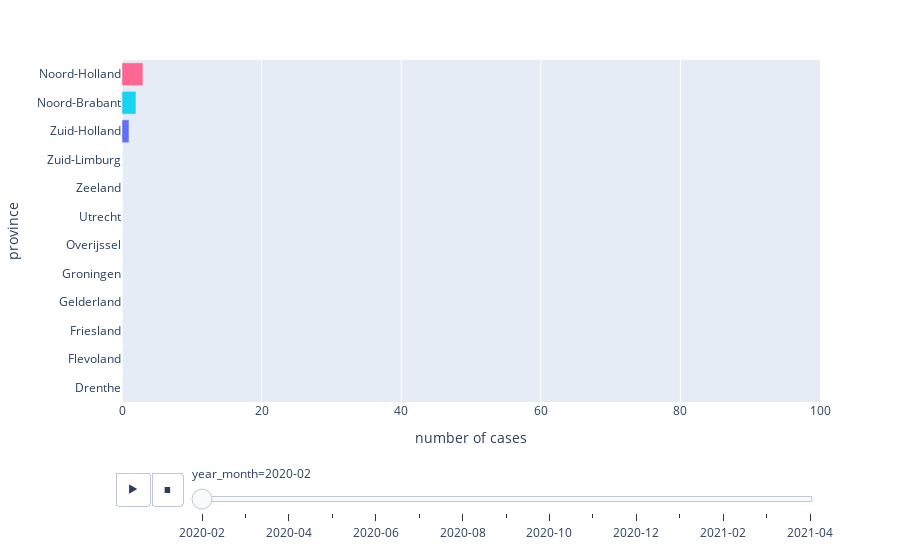

Here is the notebook cell this chart was saved with:
### Markdown cell above
So let's make a bar chart showing the number of cases per province for every month.

### Code cell
# Making a bar chart that can be toggled for the months. Here the monthly dataframe created in the first part comes in handy!
# First a column is added to the df_month that only shows the year and the month
df_full_month['year_month'] = df_full_month['date'].dt.strftime('%Y-%m')

# Then the bar chart can be created using this column
fig_6 = px.bar(df_full_month, x= 'number of cases', y='province', orientation='h',color='province',
                animation_frame='year_month', animation_group='province')
fig_6.update_layout(showlegend=False,xaxis_range = [0,100])
fig_6.update_layout(yaxis={'categoryorder':'total ascending'})
fig_6.show()

### Figure 1 — Plotly figure (JSON) as saved in the notebook; plotly's stock layout.template omitted (floating-point values rounded to 4 significant figures)
{"data": [{"alignmentgroup": "True", "hovertemplate": "province=%{y}<br>year_month=2020-02<br>number of cases=%{x}<extra></extra>", "ids": ["Drenthe"], "legendgroup": "Drenthe", "marker": {"color": "#636efa", "pattern": {"shape": ""}}, "name": "Drenthe", "offsetgroup": "Drenthe", "orientation": "h", "showlegend": true, "textposition": "auto", "type": "bar", "x": [0], "xaxis": "x", "y": ["Drenthe"], "yaxis": "y"}, {"alignmentgroup": "True", "hovertemplate": "province=%{y}<br>year_month=2020-02<br>number of cases=%{x}<extra></extra>", "ids": ["Flevoland"], "legendgroup": "Flevoland", "marker": {"color": "#EF553B", "pattern": {"shape": ""}}, "name": "Flevoland", "offsetgroup": "Flevoland", "orientation": "h", "showlegend": true, "textposition": "auto", "type": "bar", "x": [0], "xaxis": "x", "y": ["Flevoland"], "yaxis": "y"}, {"alignmentgroup": "True", "hovertemplate": "province=%{y}<br>year_month=2020-02<br>number of cases=%{x}<extra></extra>", "ids": ["Friesland"], "legendgroup": "Friesland", "marker": {"color": "#00cc96", "pattern": {"shape": ""}}, "name": "Friesland", "offsetgroup": "Friesland", "orientation": "h", "showlegend": true, "textposition": "auto", "type": "bar", "x": [0], "xaxis": "x", "y": ["Friesland"], "yaxis": "y"}, {"alignmentgroup": "True", "hovertemplate": "province=%{y}<br>year_month=2020-02<br>number of cases=%{x}<extra></extra>", "ids": ["Gelderland"], "legendgroup": "Gelderland", "marker": {"color": "#ab63fa", "pattern": {"shape": ""}}, "name": "Gelderland", "offsetgroup": "Gelderland", "orientation": "h", "showlegend": true, "textposition": "auto", "type": "bar", "x": [0], "xaxis": "x", "y": ["Gelderland"], "yaxis": "y"}, {"alignmentgroup": "True", "hovertemplate": "province=%{y}<br>year_month=2020-02<br>number of cases=%{x}<extra></extra>", "ids": ["Groningen"], "legendgroup": "Groningen", "marker": {"color": "#FFA15A", "pattern": {"shape": ""}}, "name": "Groningen", "offsetgroup": "Groningen", "orientation": "h", "showlegend": true, "textposition": "auto", "type": "bar", "x": [0], "xaxis": "x", "y": ["Groningen"], "yaxis": "y"}, {"alignmentgroup": "True", "hovertemplate": "province=%{y}<br>year_month=2020-02<br>number of cases=%{x}<extra></extra>", "ids": ["Noord-Brabant"], "legendgroup": "Noord-Brabant", "marker": {"color": "#19d3f3", "pattern": {"shape": ""}}, "name": "Noord-Brabant", "offsetgroup": "Noord-Brabant", "orientation": "h", "showlegend": true, "textposition": "auto", "type": "bar", "x": [2], "xaxis": "x", "y": ["Noord-Brabant"], "yaxis": "y"}, {"alignmentgroup": "True", "hovertemplate": "province=%{y}<br>year_month=2020-02<br>number of cases=%{x}<extra></extra>", "ids": ["Noord-Holland"], "legendgroup": "Noord-Holland", "marker": {"color": "#FF6692", "pattern": {"shape": ""}}, "name": "Noord-Holland", "offsetgroup": "Noord-Holland", "orientation": "h", "showlegend": true, "textposition": "auto", "type": "bar", "x": [3], "xaxis": "x", "y": ["Noord-Holland"], "yaxis": "y"}, {"alignmentgroup": "True", "hovertemplate": "province=%{y}<br>year_month=2020-02<br>number of cases=%{x}<extra></extra>", "ids": ["Overijssel"], "legendgroup": "Overijssel", "marker": {"color": "#B6E880", "pattern": {"shape": ""}}, "name": "Overijssel", "offsetgroup": "Overijssel", "orientation": "h", "showlegend": true, "textposition": "auto", "type": "bar", "x": [0], "xaxis": "x", "y": ["Overijssel"], "yaxis": "y"}, {"alignmentgroup": "True", "hovertemplate": "province=%{y}<br>year_month=2020-02<br>number of cases=%{x}<extra></extra>", "ids": ["Utrecht"], "legendgroup": "Utrecht", "marker": {"color": "#FF97FF", "pattern": {"shape": ""}}, "name": "Utrecht", "offsetgroup": "Utrecht", "orientation": "h", "showlegend": true, "textposition": "auto", "type": "bar", "x": [0], "xaxis": "x", "y": ["Utrecht"], "yaxis": "y"}, {"alignmentgroup": "True", "hovertemplate": "province=%{y}<br>year_month=2020-02<br>number of cases=%{x}<extra></extra>", "ids": ["Zeeland"], "legendgroup": "Zeeland", "marker": {"color": "#FECB52", "pattern": {"shape": ""}}, "name": "Zeeland", "offsetgroup": "Zeeland", "orientation": "h", "showlegend": true, "textposition": "auto", "type": "bar", "x": [0], "xaxis": "x", "y": ["Zeeland"], "yaxis": "y"}, {"alignmentgroup": "True", "hovertemplate": "province=%{y}<br>year_month=2020-02<br>number of cases=%{x}<extra></extra>", "ids": ["Zuid-Holland"], "legendgroup": "Zuid-Holland", "marker": {"color": "#636efa", "pattern": {"shape": ""}}, "name": "Zuid-Holland", "offsetgroup": "Zuid-Holland", "orientation": "h", "showlegend": true, "textposition": "auto", "type": "bar", "x": [1], "xaxis": "x", "y": ["Zuid-Holland"], "yaxis": "y"}, {"alignmentgroup": "True", "hovertemplate": "province=%{y}<br>year_month=2020-02<br>number of cases=%{x}<extra></extra>", "ids": ["Zuid-Limburg"], "legendgroup": "Zuid-Limburg", "marker": {"color": "#EF553B", "pattern": {"shape": ""}}, "name": "Zuid-Limburg", "offsetgroup": "Zuid-Limburg", "orientation": "h", "showlegend": true, "textposition": "auto", "type": "bar", "x": [0], "xaxis": "x", "y": ["Zuid-Limburg"], "yaxis": "y"}], "layout": {"barmode": "relative", "legend": {"title": {"text": "province"}, "tracegroupgap": 0}, "margin": {"t": 60}, "showlegend": false, "sliders": [{"active": 0, "currentvalue": {"prefix": "year_month="}, "len": 0.9, "pad": {"b": 10, "t": 60}, "steps": [{"args": [["2020-02"], {"frame": {"duration": 0, "redraw": true}, "fromcurrent": true, "mode": "immediate", "transition": {"duration": 0, "easing": "linear"}}], "label": "2020-02", "method": "animate"}, {"args": [["2020-03"], {"frame": {"duration": 0, "redraw": true}, "fromcurrent": true, "mode": "immediate", "transition": {"duration": 0, "easing": "linear"}}], "label": "2020-03", "method": "animate"}, {"args": [["2020-04"], {"frame": {"duration": 0, "redraw": true}, "fromcurrent": true, "mode": "immediate", "transition": {"duration": 0, "easing": "linear"}}], "label": "2020-04", "method": "animate"}, {"args": [["2020-05"], {"frame": {"duration": 0, "redraw": true}, "fromcurrent": true, "mode": "immediate", "transition": {"duration": 0, "easing": "linear"}}], "label": "2020-05", "method": "animate"}, {"args": [["2020-06"], {"frame": {"duration": 0, "redraw": true}, "fromcurrent": true, "mode": "immediate", "transition": {"duration": 0, "easing": "linear"}}], "label": "2020-06", "method": "animate"}, {"args": [["2020-07"], {"frame": {"duration": 0, "redraw": true}, "fromcurrent": true, "mode": "immediate", "transition": {"duration": 0, "easing": "linear"}}], "label": "2020-07", "method": "animate"}, {"args": [["2020-08"], {"frame": {"duration": 0, "redraw": true}, "fromcurrent": true, "mode": "immediate", "transition": {"duration": 0, "easing": "linear"}}], "label": "2020-08", "method": "animate"}, {"args": [["2020-09"], {"frame": {"duration": 0, "redraw": true}, "fromcurrent": true, "mode": "immediate", "transition": {"duration": 0, "easing": "linear"}}], "label": "2020-09", "method": "animate"}, {"args": [["2020-10"], {"frame": {"duration": 0, "redraw": true}, "fromcurrent": true, "mode": "immediate", "transition": {"duration": 0, "easing": "linear"}}], "label": "2020-10", "method": "animate"}, {"args": [["2020-11"], {"frame": {"duration": 0, "redraw": true}, "fromcurrent": true, "mode": "immediate", "transition": {"duration": 0, "easing": "linear"}}], "label": "2020-11", "method": "animate"}, {"args": [["2020-12"], {"frame": {"duration": 0, "redraw": true}, "fromcurrent": true, "mode": "immediate", "transition": {"duration": 0, "easing": "linear"}}], "label": "2020-12", "method": "animate"}, {"args": [["2021-01"], {"frame": {"duration": 0, "redraw": true}, "fromcurrent": true, "mode": "immediate", "transition": {"duration": 0, "easing": "linear"}}], "label": "2021-01", "method": "animate"}, {"args": [["2021-02"], {"frame": {"duration": 0, "redraw": true}, "fromcurrent": true, "mode": "immediate", "transition": {"duration": 0, "easing": "linear"}}], "label": "2021-02", "method": "animate"}, {"args": [["2021-03"], {"frame": {"duration": 0, "redraw": true}, "fromcurrent": true, "mode": "immediate", "transition": {"duration": 0, "easing": "linear"}}], "label": "2021-03", "method": "animate"}, {"args": [["2021-04"], {"frame": {"duration": 0, "redraw": true}, "fromcurrent": true, "mode": "immediate", "transition": {"duration": 0, "easing": "linear"}}], "label": "2021-04", "method": "animate"}], "x": 0.1, "xanchor": "left", "y": 0, "yanchor": "top"}], "updatemenus": [{"buttons": [{"args": [null, {"frame": {"duration": 500, "redraw": true}, "fromcurrent": true, "mode": "immediate", "transition": {"duration": 500, "easing": "linear"}}], "label": "&#9654;", "method": "animate"}, {"args": [[null], {"frame": {"duration": 0, "redraw": true}, "fromcurrent": true, "mode": "immediate", "transition": {"duration": 0, "easing": "linear"}}], "label": "&#9724;", "method": "animate"}], "direction": "left", "pad": {"r": 10, "t": 70}, "showactive": false, "type": "buttons", "x": 0.1, "xanchor": "right", "y": 0, "yanchor": "top"}], "xaxis": {"anchor": "y", "domain": [0, 1], "range": [0, 100], "title": {"text": "number of cases"}}, "yaxis": {"anchor": "x", "categoryarray": ["Zuid-Limburg", "Zuid-Holland", "Zeeland", "Utrecht", "Overijssel", "Noord-Holland", "Noord-Brabant", "Groningen", "Gelderland", "Friesland", "Flevoland", "Drenthe"], "categoryorder": "total ascending", "domain": [0, 1], "title": {"text": "province"}}}}
